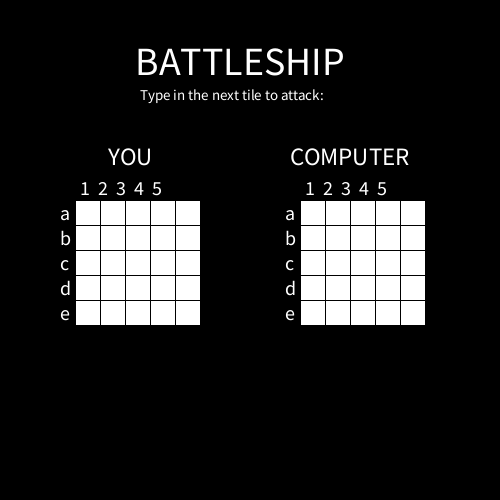
Frame 1 (no input)
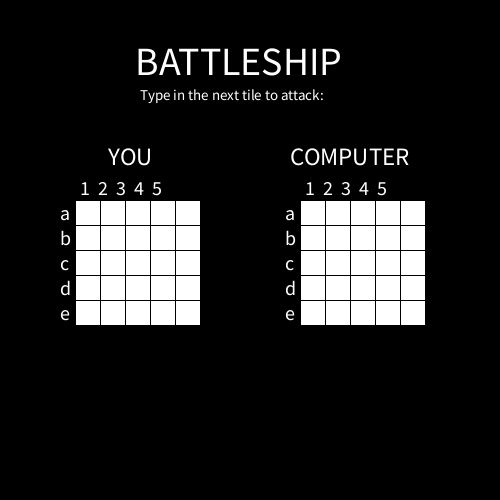
Frame 60 (the mouse pressed at the canvas centre just before this capture)
Frame 120 (the mouse held since frame 60 and released just before this capture): identical to frame 60, image omitted

The Processing sketch that drew these frames (run headless with seeded random() and noise(); from frame 60 on, the mouse is pressed at the canvas centre):

// Processing sketch: Battleship
// ── Battleship.pde
class Tile {
  int x, y, i, j, size, val;
  Tile(int i_index, int j_index, int xcor, int ycor) {
    x = xcor;
    y = ycor;
    i = i_index;
    j = j_index;
    size = 25;
    val = -1;
  }

  boolean overRect() {
    if (mouseX >= x && mouseX <= x+size && 
      mouseY >= y && mouseY <= y+size) {
      return true;
    } else {
      return false;
    }
  }
  void display() {
    if (overRect()  && ( x >= 300)) 
      stroke(#15FF55);
    else 
    stroke(0);
    if (val == -1)
      fill(#FFFFFF);
    else 
    fill(#FF0516);
    rect(x, y, size, size);
  }
}


Tile [][] s = new Tile [5][5]; //board
int [][] b = new int[5][5]; //shown board
Tile [][] sComp = new Tile [5][5];
int [][] bComp = new int [5][5];

void setup() {
  size(500, 500);
  s = initialize(s);
  sComp = initializeC(sComp);
  b = randomize(b);
  bComp = randomize(b);
  for (int i = 0; i < 5; i++) {
    for (int j = 0; j < 5; j++) {
      print(b[i][j]);
    }
    println();
  }
}

Tile[][] initialize(Tile [][] board) { // all elements are -1
  for (int i = 0; i < 5; i++) {
    for (int j = 0; j < 5; j++) {
      board[i][j] = new Tile(i, j, 25*j + 75, 25*i + 200);
    }
  }
  return board;
}

Tile[][] initializeC(Tile [][] board) { // all elements are -1
  for (int i = 0; i < 5; i++) {
    for (int j = 0; j < 5; j++) {
      board[i][j] = new Tile(i, j, 25*j + 300, 25*i + 200);
    }
  }
  return board;
}

int[][] randomize(int [][] board) {
  for (int s = 0; s < 3; s++) {

    if (s == 0) { // single tile ship
      int rX = (int)(Math.random()*5); 
      int rY = (int)(Math.random()*5); 

      while (board[rX][rY] > 0) {
        rX = (int)(Math.random()*5); 
        rY = (int)(Math.random()*5);
      }

      board[rX][rY] = 1;
    } else if (s == 1) { // vertical 2-tile ship
      int rX = (int)(Math.random()*4); 
      int rY = (int)(Math.random()*5); 

      while ((board[rX][rY] > 0) || (board[rX + 1][rY] > 0)) {
        rX = (int)(Math.random()*4); 
        rY = (int)(Math.random()*5);
      }

      board[rX][rY] = 2;
      board[rX+1][rY] = 2;
    } else { // horizontal 2-tile ship
      int rX = (int)(Math.random()*5); 
      int rY = (int)(Math.random()*4); 

      while ((board[rX][rY] > 0) || (board[rX][rY + 1] > 0)) {
        rX = (int)(Math.random()*5); 
        rY = (int)(Math.random()*4);
      }

      board[rX][rY] = 3;
      board[rX][rY + 1] = 3;
    }
  }
  return board;
}

boolean isEmpty(String s) {
  return s.length() == 0;
}

int letterToNum(String chr) {
  if (chr.indexOf('a') != -1) return 0;
  else if (chr.indexOf('b') != -1) return 1;
  else if (chr.indexOf('c') != -1) return 2;
  else if (chr.indexOf('d') != -1) return 3;
  else return 4;
}

void draw() {
  background(0); 
  textSize(40);
  text("BATTLESHIP", 135, 75); 
  textSize(15);
  text("Type in the next tile to attack:", 140, 100); 
  textSize(25);
  text("YOU", 108, 165); 
  text("COMPUTER", 290, 165);
  textSize(20);
  text("1  2  3  4  5", 80, 195);
  text("1  2  3  4  5", 305, 195);
  text("a", 60, 220);
  text("b", 60, 245);
  text("c", 60, 270);
  text("d", 60, 295);
  text("e", 60, 320);
  text("a", 285, 220);
  text("b", 285, 245);
  text("c", 285, 270);
  text("d", 285, 295);
  text("e", 285, 320);

  for (int i = 0; i < 5; i++) {
    for (int j = 0; j < 5; j++) {
      s[i][j].display();
    }

    for (int r = 0; r < 5; r++) {
      for (int c = 0; c < 5; c++) {
        sComp[r][c].display();
      }
    }
  }
}
